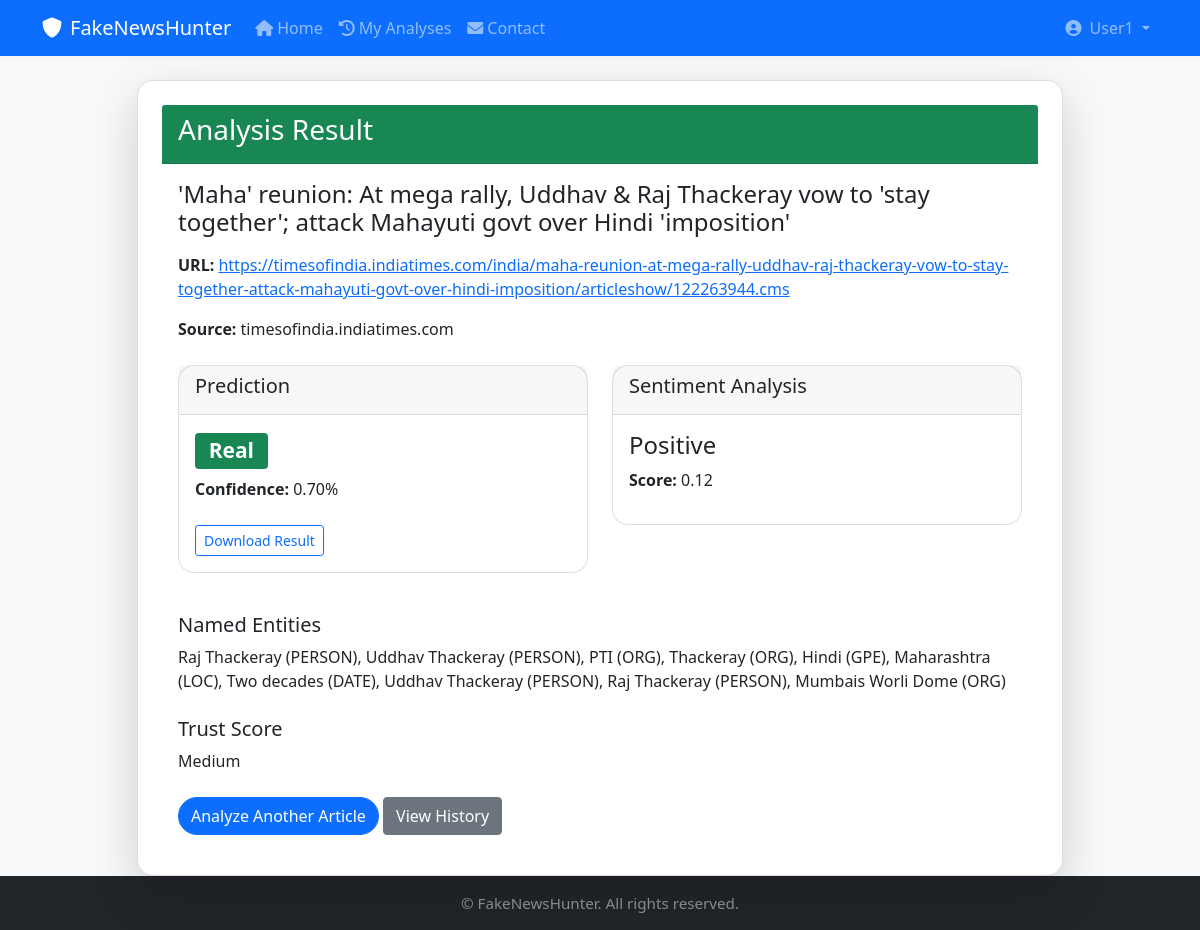
The page /result/1/ (signed in) on the database its author committed.
### core/models.py (models this page shows, shortened)
class UserProfile(models.Model):
    user = models.OneToOneField(User, on_delete=models.CASCADE, related_name='profile')
    full_name = models.CharField(max_length=255, blank=True)
    bio = models.TextField(max_length=500, blank=True)
    profile_picture = models.ImageField(upload_to='profile_pics/', blank=True, null=True)
    created_at = models.DateTimeField(auto_now_add=True)
    updated_at = models.DateTimeField(auto_now=True)
    @property
    def display_name(self):
        return self.full_name if self.full_name else self.user.username

class ArticleAnalysis(models.Model):
    user = models.ForeignKey(User, on_delete=models.CASCADE, related_name='analyses', null=True, blank=True)
    url = models.URLField(unique=True)
    title = models.CharField(max_length=512)
    content = models.TextField()
    publication_date = models.DateTimeField(null=True, blank=True)
    author = models.CharField(max_length=256, null=True, blank=True)
    source_domain = models.CharField(max_length=128)
    prediction = models.CharField(max_length=32)
    confidence = models.FloatField()
    sentiment = models.CharField(max_length=32)
    sentiment_score = models.FloatField()
    entities = models.TextField()
    trust_score = models.CharField(max_length=32)
    created_at = models.DateTimeField(auto_now_add=True)
    class Meta:
        verbose_name_plural = "Article Analyses"
        ordering = ['-created_at']

### core/views.py (the view)
# urls.py: path('result/<int:pk>/', views.result, name='result'),
@login_required
def result(request, pk):
    analysis = get_object_or_404(ArticleAnalysis, pk=pk)
    return render(request, 'result.html', {'analysis': analysis})

### templates/result.html (shortened to what this page needs)
{% extends 'base.html' %}
{% block content %}
<div class="row justify-content-center">
    <div class="col-md-10">
        <div class="card shadow-lg p-4">
            <div class="card-header bg-success text-white">
                <h3>Analysis Result</h3>
            </div>
            <div class="card-body">
                <h4 class="mb-3">{{ analysis.title }}</h4>
                <p><strong>URL:</strong> <a href="{{ analysis.url }}" target="_blank">{{ analysis.url }}</a></p>
                <p><strong>Source:</strong> {{ analysis.source_domain }}</p>
                <div class="row mt-4">
                    <div class="col-md-6">
                        <div class="card mb-3">
                            <div class="card-header">
                                <h5>Prediction</h5>
                            </div>
                            <div class="card-body">
                                <h3>
                                    <span class="badge bg-{% if analysis.prediction == 'Real' %}success{% else %}danger{% endif %}">
                                        {{ analysis.prediction }}
                                    </span>
                                </h3>
                                <p><strong>Confidence:</strong> {{ analysis.confidence|floatformat:2 }}%</p>
                                <a href="{% url 'download_result' analysis.pk %}" class="btn btn-outline-primary btn-sm mt-2">Download Result</a>
                            </div>
                        </div>
                    </div>
                    <div class="col-md-6">
                        <div class="card mb-3">
                            <div class="card-header">
                                <h5>Sentiment Analysis</h5>
                            </div>
                            <div class="card-body">
                                <h4>{{ analysis.sentiment }}</h4>
                                <p><strong>Score:</strong> {{ analysis.sentiment_score|floatformat:2 }}</p>
                            </div>
                        </div>
                    </div>
                </div>
                <div class="mt-4">
                    <h5>Named Entities</h5>
                    <p>{{ analysis.entities }}</p>
                </div>
                <div class="mt-4">
                    <h5>Trust Score</h5>
                    <p>{{ analysis.trust_score }}</p>
                </div>
                <div class="mt-4">
                    <a href="{% url 'home' %}" class="btn btn-primary">Analyze Another Article</a>
                    <a href="{% url 'history' %}" class="btn btn-secondary">View History</a>
                </div>
            </div>
        </div>
    </div>
</div>
{% endblock %}

### templates/navbar_user.html (shortened to what this page needs)
<nav class="navbar navbar-expand-lg navbar-dark bg-primary">
    <div class="container">
        <a class="navbar-brand" href="{% url 'home' %}">
            <i class="fas fa-shield-alt me-2"></i>FakeNewsHunter
        </a>
        <div class="collapse navbar-collapse" id="navbarNav">
            <ul class="navbar-nav me-auto">
                <li class="nav-item">
                    <a class="nav-link {% if request.resolver_match.url_name == 'home' %}active{% endif %}" href="{% url 'home' %}">
                        <i class="fas fa-home me-1"></i>Home
                    </a>
                </li>
                <li class="nav-item">
                    <a class="nav-link {% if request.resolver_match.url_name == 'history' %}active{% endif %}" href="{% url 'history' %}">
                        <i class="fas fa-history me-1"></i>My Analyses
                    </a>
                </li>
                <li class="nav-item">
                    <a class="nav-link {% if request.resolver_match.url_name == 'contact' %}active{% endif %}" href="{% url 'contact' %}">
                        <i class="fas fa-envelope me-1"></i>Contact
                    </a>
                </li>
            </ul>
            <ul class="navbar-nav">
                <li class="nav-item dropdown">
                    <a class="nav-link dropdown-toggle" href="#" id="navbarDropdown" role="button" data-bs-toggle="dropdown" aria-expanded="false">
                        {% if user.profile.profile_picture %}
                            <img src="{{ user.profile.profile_picture.url }}" alt="Profile" class="rounded-circle me-1" style="width: 24px; height: 24px; object-fit: cover;">
                        {% else %}
                            <i class="fas fa-user-circle me-1"></i>
                        {% endif %}
                        {{ user.profile.display_name }}
                    </a>
                </li>
            </ul>
        </div>
    </div>
</nav>

### static/style.css (style rules this page uses)
body { background: #f8f9fa; }
.card { border-radius: 1rem; }
.card-header { border-radius: 1rem 1rem 0 0; }
.btn-primary, .btn-success, .btn-info { border-radius: 2rem; font-weight: 500; }
.navbar { box-shadow: 0 2px 8px rgba(0,0,0,0.04); }

### rows shown on the page
ArticleAnalysis: title "'Maha' reunion: At mega rally, Uddhav & Raj Thackeray vow to 'stay together'; attack Mahayuti govt over Hindi 'imposition'", url "https://timesofindia.indiatimes.com/india/maha-reunion-at-mega-rally-uddhav-raj-thackeray-vow-to-stay-together-attack-mahayuti-govt-over-hindi-imposition/articleshow/122263944.cms", source_domain "timesofindia.indiatimes.com", prediction "Real", confidence "0.70", sentiment "Positive", sentiment_score "0.12", entities "Raj Thackeray (PERSON), Uddhav Thackeray (PERSON), PTI (ORG), Thackeray (ORG), Hindi (GPE), Maharashtra (LOC), Two decades (DATE), Uddhav Thackeray (PERSON), Raj Thackeray (PERSON), Mumbais Worli Dome (ORG)", trust_score "Medium"

### other values the page prints
{{ user.profile.display_name }} "User1"
